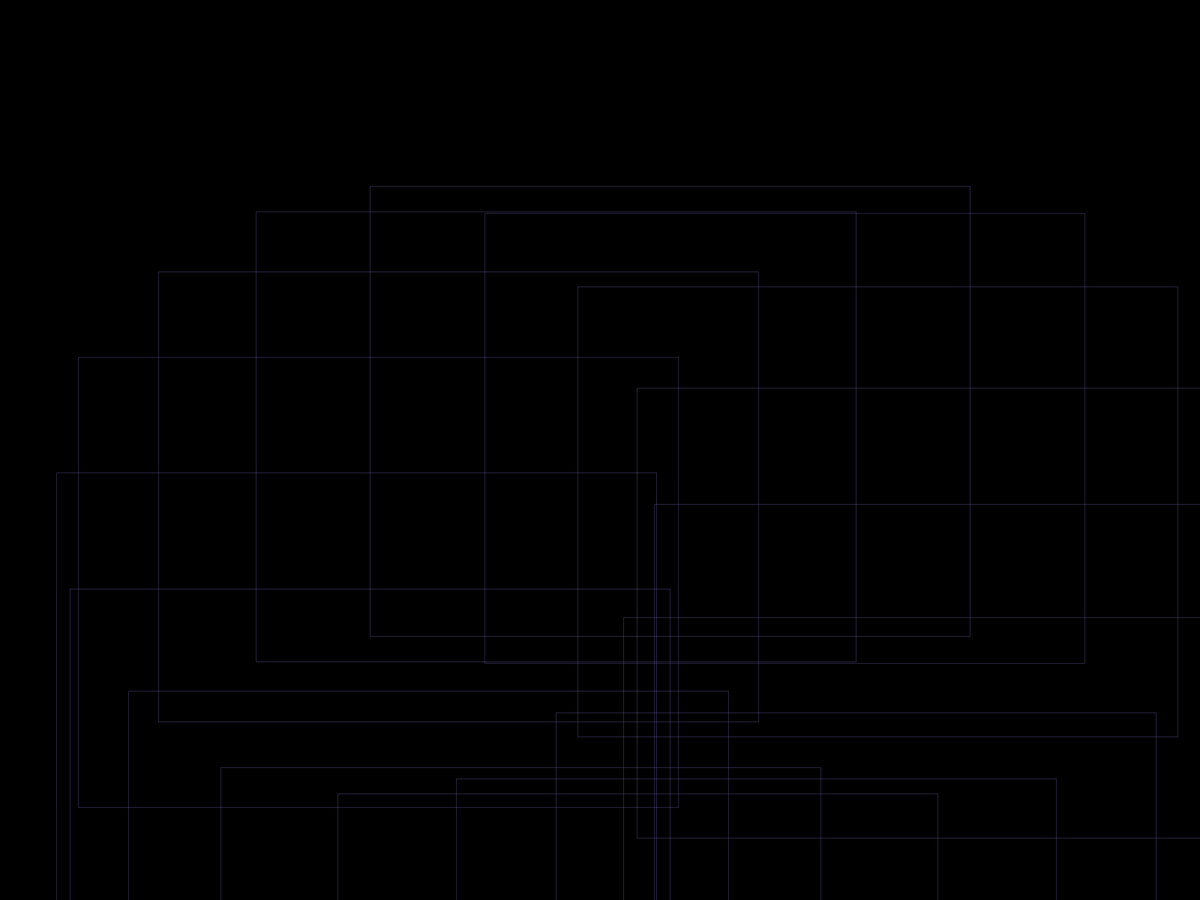
Frame 1 (no input)
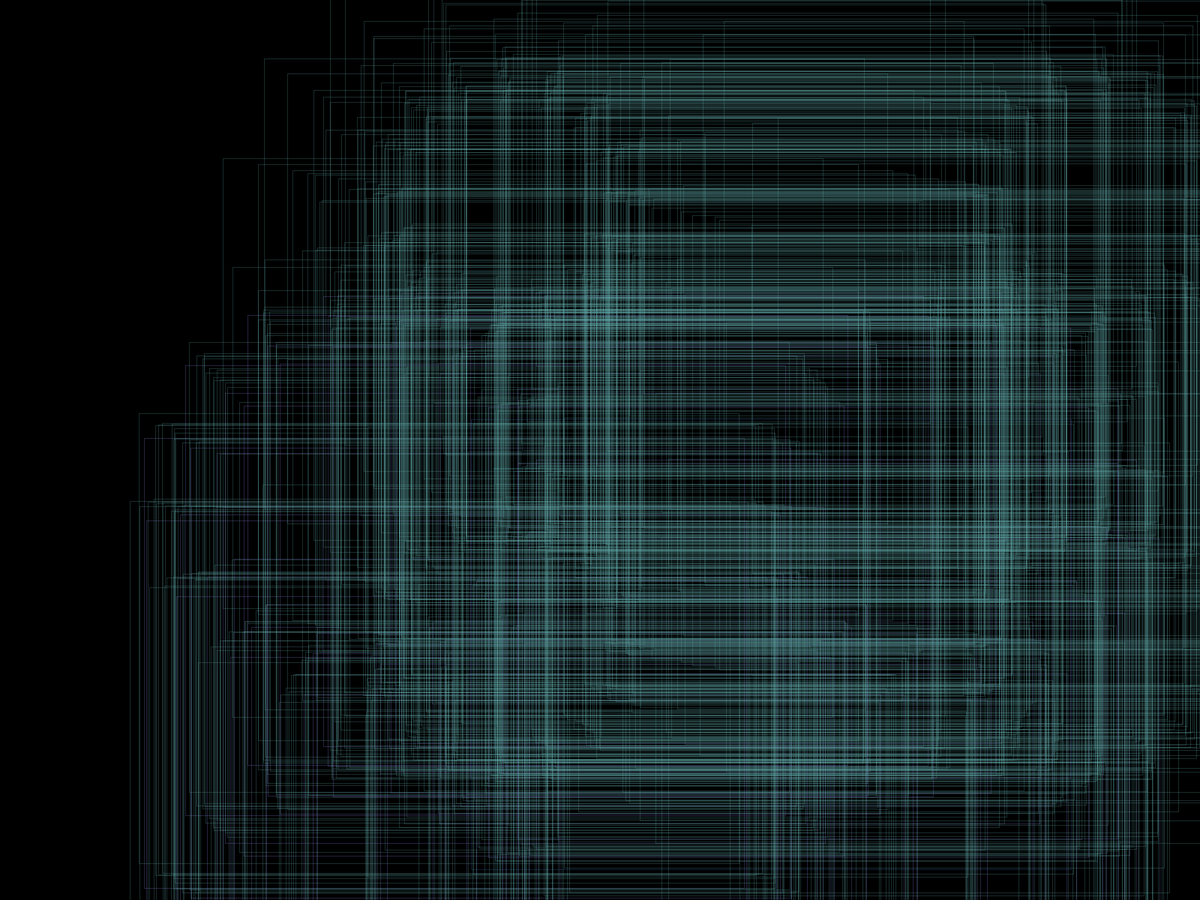
Frame 60 (the mouse pressed at the canvas centre just before this capture)
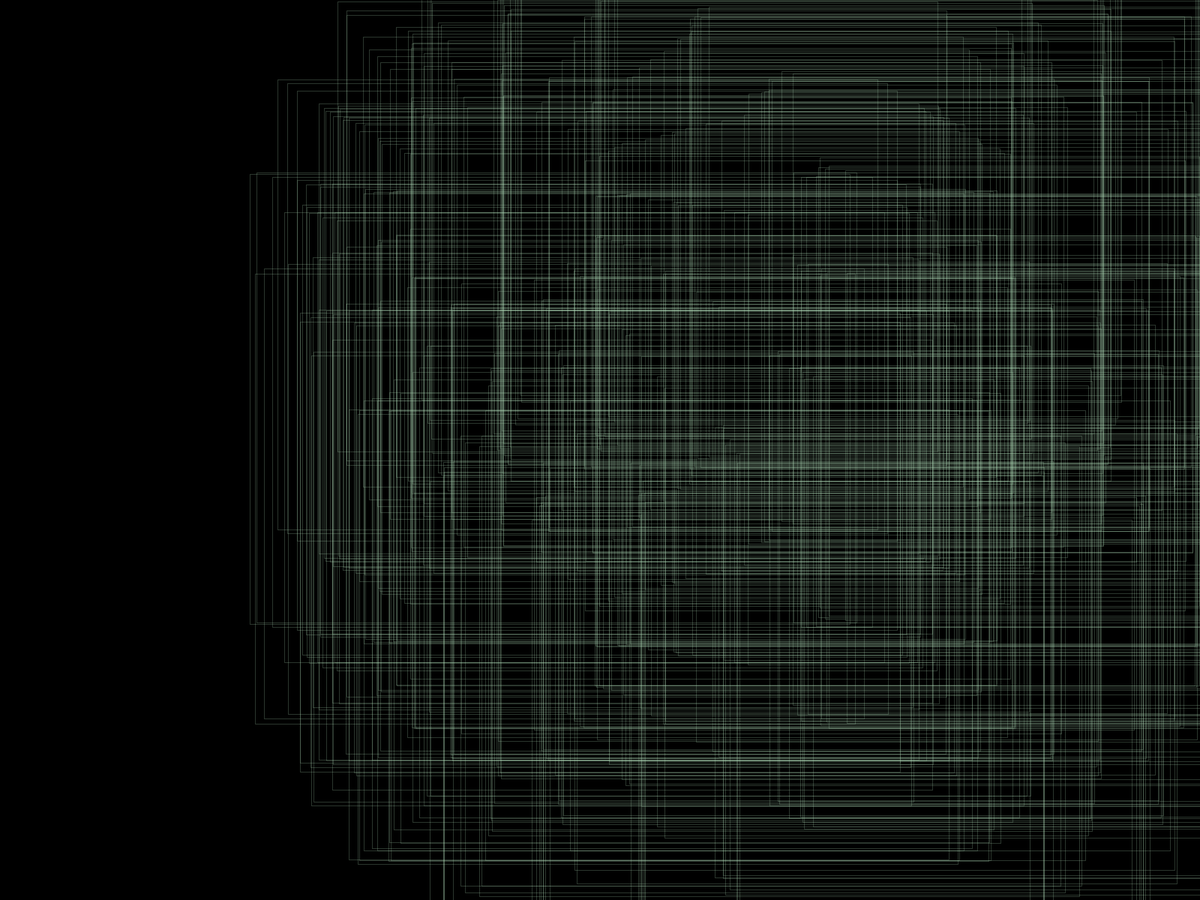
Frame 120 (the mouse held since frame 60 and released just before this capture)

The Processing sketch that drew these frames (run headless with seeded random() and noise(); from frame 60 on, the mouse is pressed at the canvas centre):

// Processing sketch: ninetysixtynine
// ── ninetysixtynine.pde
/**
 * Constants
 */

private static final int NUM_OF_BEAMS = 16;

/**
 * Values
 */

private float maxJitter;

private float pointRadius;

private int nextBeatMillis = 0;

private float bpm = 130;

private float lastX;

private float lastY;

private float initialX;

private float initialY;

/**
 * Lifecycle
 */

void setup() {
  //size(1920, 1080);
  //fullScreen();
   fullScreen(2);
  background(0);


  setMaxJitter();
  setPointRadius();
  configurePaint();
  setInitialCoordinates();
}

void draw() {
  //background(0);

  if (millis() >= nextBeatMillis) {
    handleBeat();
  }

  final float angularDistance = TWO_PI / (float) NUM_OF_BEAMS;
  final float angleOffset = ((millis() % 1000) / 1000f) * angularDistance; 

  for (float angle = 0f; angle < TWO_PI; angle += angularDistance) {
    pointRadius += getJitter();
    //point(
    //  initialX + (cos(angle + angleOffset) * pointRadius), 
    //  initialY + (sin(angle + angleOffset) * pointRadius)
    //  );

    rect(
      initialX + (cos(angle + angleOffset) * pointRadius), 
      initialY + (sin(angle + angleOffset) * pointRadius), 
      width / 2f, 
      height / 2f
      );

    if (pointRadius < 2f || pointRadius > (width * 0.25f)) {
      setPointRadius();
    } else if (millis() % 333 == 0) {
      setMaxJitter();
    } else if (millis() % 128 == 0) {
      configurePaint();
    } else if (millis() % 444 == 0) {
      setInitialCoordinates();
    }
  }
}

private void handleBeat() {

  if (((int) random(2f)) % 2 == 0) {
    background(0);
  }

  final int beatIntervalMillis = (int) ((60f / bpm) * 1000f);
  nextBeatMillis = millis() + beatIntervalMillis;
}

private void setPointRadius() {
  pointRadius = width / 4f;
}

private void setInitialCoordinates() {
  initialX = (width * 0.2f) + random(width * 0.4f);
  initialY = (height * 0.2f) + random(height * 0.4f);
  lastX = initialX;
  lastY = initialY;
}

private void configurePaint() {
  noFill();
  stroke(getRandomColorWithAlpha(64));
}

private void setMaxJitter() {
  //maxJitter = 16f + width / random(64);
  maxJitter = width / 64f;
}

private float getJitter() {
  return (maxJitter / 2f) - random(maxJitter);
}

private color getRandomColorWithAlpha(final int alpha) {
  return color(
    (int) 50 + random(155), 
    (int) 100 + random(155), 
    (int) 100 + random(155), 
    alpha
    );
}
